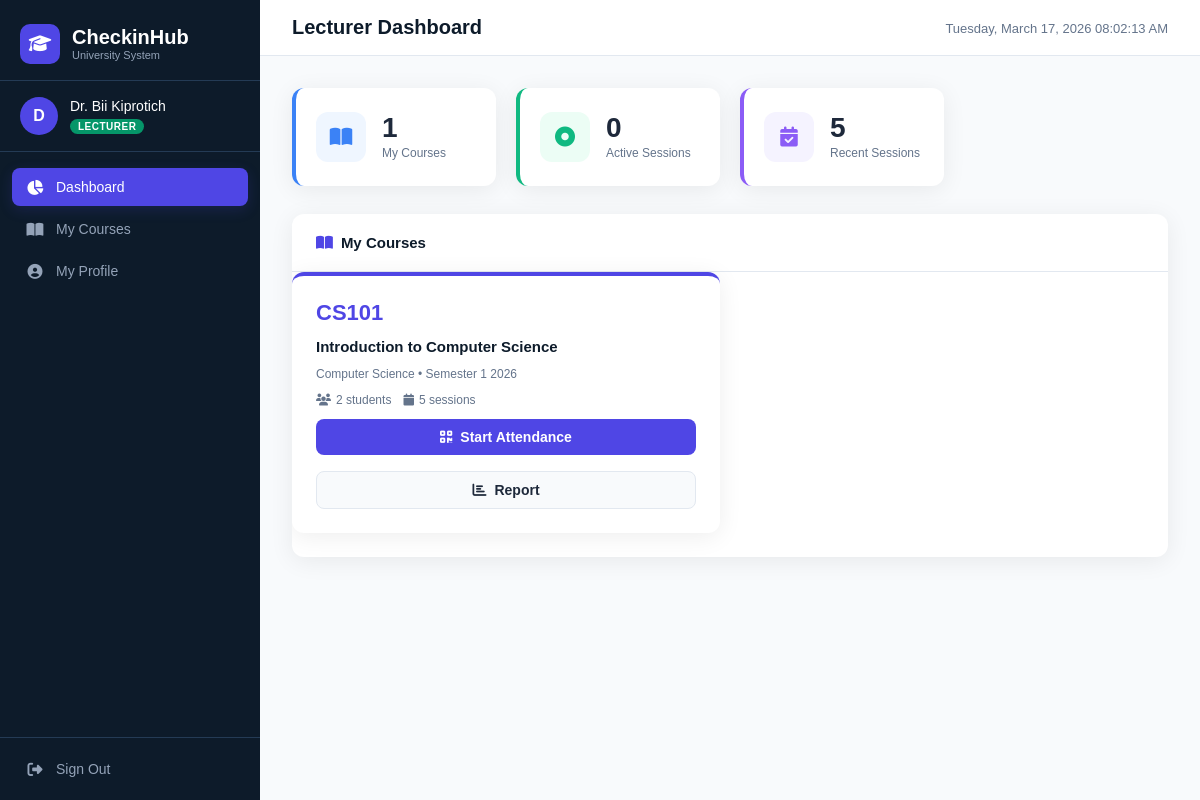
/lecturer/dashboard (signed in), run on the app's committed database.
### app/models/user_model.py (models this page shows, shortened)
class User(UserMixin, db.Model):
    __tablename__ = 'users'
    id = db.Column(db.Integer, primary_key=True)
    full_name = db.Column(db.String(150), nullable=False)
    email = db.Column(db.String(150), unique=True, nullable=False)
    student_id = db.Column(db.String(50), unique=True, nullable=True)
    password_hash = db.Column(db.String(256), nullable=False)
    role = db.Column(db.String(20), nullable=False, default='student')  # admin, lecturer, student
    is_active = db.Column(db.Boolean, default=True)
    profile_picture = db.Column(db.String(300), nullable=True)
    bio = db.Column(db.String(300), nullable=True)
    phone = db.Column(db.String(30), nullable=True)
    created_at = db.Column(db.DateTime, default=datetime.utcnow)
    enrollments = db.relationship(
        'Enrollment',
        backref='student',
        lazy='dynamic',
        cascade='all, delete-orphan',
        foreign_keys='Enrollment.student_id'
    )
    attendance_records = db.relationship(
        'AttendanceRecord',
        backref='student',
        lazy='dynamic',
        cascade='all, delete-orphan'
    )
    courses_teaching = db.relationship(
        'Course',
        backref='lecturer',
        lazy='dynamic',
        foreign_keys='Course.lecturer_id'
    )

### app/models/course_model.py (models this page shows, shortened)
class Course(db.Model):
    __tablename__ = 'courses'
    id = db.Column(db.Integer, primary_key=True)
    course_code = db.Column(db.String(20), unique=True, nullable=False)
    course_name = db.Column(db.String(200), nullable=False)
    department = db.Column(db.String(100), nullable=False)
    semester = db.Column(db.String(50), nullable=False)
    lecturer_id = db.Column(db.Integer, db.ForeignKey('users.id'), nullable=True)
    created_at = db.Column(db.DateTime, default=datetime.utcnow)
    enrollments = db.relationship(
        'Enrollment',
        backref='course',
        lazy='dynamic',
        cascade='all, delete-orphan'
    )
    sessions = db.relationship(
        'AttendanceSession',
        backref='course',
        lazy='dynamic',
        cascade='all, delete-orphan'
    )
    def get_total_sessions(self):
        return self.sessions.count()

### app/routes/lecturer_routes.py (the view)
@lecturer_bp.route('/dashboard')
@login_required
@role_required('lecturer')
def dashboard():
    courses = Course.query.filter_by(lecturer_id=current_user.id).all()
    active_sessions = AttendanceSession.query.filter_by(
        lecturer_id=current_user.id, is_active=True).all()
    recent_sessions = AttendanceSession.query.filter_by(
        lecturer_id=current_user.id).order_by(
        AttendanceSession.start_time.desc()).limit(5).all()
    return render_template('lecturer/dashboard.html',
        courses=courses, active_sessions=active_sessions, recent_sessions=recent_sessions)

### app/models/user_model.py (called while the page is built)
@login_manager.user_loader
def load_user(user_id):
    return User.query.get(int(user_id))

### app/utils/helpers.py (called while the page is built)
def role_required(*roles):
    def decorator(f):
        @wraps(f)
        def decorated_function(*args, **kwargs):
            if not current_user.is_authenticated:
                return redirect(url_for('auth.login'))
            if current_user.role not in roles:
                flash('Access denied. Insufficient permissions.', 'danger')
                return redirect(url_for('auth.login'))
            return f(*args, **kwargs)
        return decorated_function
    return decorator

### app/templates/lecturer/dashboard.html (shortened to what this page needs)
{% extends 'base.html' %}
{% block page_title %}Lecturer Dashboard{% endblock %}
{% block content %}
<div class="stats-grid">
  <div class="stat-card blue">
    <div class="stat-icon"><i class="fas fa-book-open"></i></div>
    <div class="stat-info">
      <div class="stat-value">{{ courses|length }}</div>
      <div class="stat-label">My Courses</div>
    </div>
  </div>
  <div class="stat-card green">
    <div class="stat-icon"><i class="fas fa-circle-dot"></i></div>
    <div class="stat-info">
      <div class="stat-value">{{ active_sessions|length }}</div>
      <div class="stat-label">Active Sessions</div>
    </div>
  </div>
  <div class="stat-card purple">
    <div class="stat-icon"><i class="fas fa-calendar-check"></i></div>
    <div class="stat-info">
      <div class="stat-value">{{ recent_sessions|length }}</div>
      <div class="stat-label">Recent Sessions</div>
    </div>
  </div>
</div>
<div class="section-card">
  <div class="section-header">
    <h3><i class="fas fa-book-open"></i> My Courses</h3>
  </div>
  {% if courses %}
  <div class="course-grid">
    {% for c in courses %}
    <div class="course-card">
      <div class="course-code">{{ c.course_code }}</div>
      <div class="course-name">{{ c.course_name }}</div>
      <div class="course-meta">{{ c.department }} &bull; {{ c.semester }}</div>
      <div class="course-stats">
        <span><i class="fas fa-users"></i> {{ c.enrollments.count() }} students</span>
        <span><i class="fas fa-calendar"></i> {{ c.get_total_sessions() }} sessions</span>
      </div>
      <div class="course-actions">
        <form method="POST" action="{{ url_for('lecturer.start_session', course_id=c.id) }}">
          <button type="submit" class="btn-primary full"><i class="fas fa-qrcode"></i> Start Attendance</button>
        </form>
        <a href="{{ url_for('lecturer.course_report', course_id=c.id) }}" class="btn-secondary full"><i
            class="fas fa-chart-bar"></i> Report</a>
      </div>
    </div>
    {% endfor %}
  </div>
  {% else %}
  <div class="empty-state"><i class="fas fa-book"></i>
    <p>No courses assigned to you yet. Contact admin.</p>
  </div>
  {% endif %}
</div>
{% endblock %}

### app/templates/base.html (shortened to what this page needs)
<!DOCTYPE html>
<html lang="en">
<head>
  <link rel="stylesheet" href="https://cdnjs.cloudflare.com/ajax/libs/font-awesome/6.5.0/css/all.min.css" />
  <link rel="stylesheet" href="{{ url_for('static', filename='css/main.css') }}" />
</head>
<body>
  {% if current_user.is_authenticated %}
  <div class="layout">
    <aside class="sidebar" id="sidebar">
      <div class="sidebar-header">
        <div class="logo">
          <div class="logo-icon"><i class="fas fa-graduation-cap"></i></div>
          <div>
            <div class="logo-title">CheckinHub</div>
            <div class="logo-sub">University System</div>
          </div>
        </div>
      </div>
      <div class="user-card">
        {% if current_user.profile_picture %}
      <div class="user-avatar avatar-photo">
        <img src="{{ url_for('static', filename='avatars/' + current_user.profile_picture) }}" alt="avatar" />
      </div>
      {% else %}
      <div class="user-avatar">{{ current_user.full_name[0].upper() }}</div>
      {% endif %}
        <div class="user-info">
          <div class="user-name">{{ current_user.full_name }}</div>
          <div class="user-badge {{ current_user.role }}">{{ current_user.role.capitalize() }}</div>
        </div>
      </div>
      <nav class="sidebar-nav">
        {% if current_user.role == 'admin' %}
        <a href="{{ url_for('admin.dashboard') }}" class="nav-item {% if request.endpoint == 'admin.dashboard' %}active{% endif %}"><i class="fas fa-chart-pie"></i><span>Dashboard</span></a>
        <a href="{{ url_for('admin.users') }}" class="nav-item {% if 'user' in request.endpoint %}active{% endif %}"><i class="fas fa-users"></i><span>Users</span></a>
        <a href="{{ url_for('admin.courses') }}" class="nav-item {% if 'course' in request.endpoint %}active{% endif %}"><i class="fas fa-book-open"></i><span>Courses</span></a>
        <a href="{{ url_for('admin.enrollments') }}" class="nav-item {% if 'enrollment' in request.endpoint %}active{% endif %}"><i class="fas fa-user-plus"></i><span>Enrollments</span></a>
        <a href="{{ url_for('admin.reports') }}" class="nav-item {% if 'report' in request.endpoint %}active{% endif %}"><i class="fas fa-file-alt"></i><span>Reports</span></a>
        <a href="{{ url_for('admin.profile') }}" class="nav-item {% if 'profile' in request.endpoint %}active{% endif %}"><i class="fas fa-circle-user"></i><span>My Profile</span></a>
        {% elif current_user.role == 'lecturer' %}
        <a href="{{ url_for('lecturer.dashboard') }}" class="nav-item {% if request.endpoint == 'lecturer.dashboard' %}active{% endif %}"><i class="fas fa-chart-pie"></i><span>Dashboard</span></a>
        <a href="{{ url_for('lecturer.courses') }}" class="nav-item {% if 'course' in request.endpoint %}active{% endif %}"><i class="fas fa-book-open"></i><span>My Courses</span></a>
        <a href="{{ url_for('lecturer.profile') }}" class="nav-item {% if 'profile' in request.endpoint %}active{% endif %}"><i class="fas fa-circle-user"></i><span>My Profile</span></a>
        {% endif %}
      </nav>
      <div class="sidebar-footer">
        <a href="{{ url_for('auth.logout') }}" class="nav-item logout"><i class="fas fa-right-from-bracket"></i><span>Sign Out</span></a>
      </div>
    </aside>
    <main class="main-content">
      <div class="topbar">
        <div class="page-title">{% block page_title %}Dashboard{% endblock %}</div>
        <div class="topbar-right"><span class="topbar-date" id="liveDate"></span></div>
      </div>
      <div class="content-area">{% block content %}{% endblock %}</div>
    </main>
  </div>
  {% endif %}
</body>
</html>

### data on the page
User: full_name "D", full_name "Dr. Bii Kiprotich", role "LECTURER"
Course: course_code "CS101", course_name "Introduction to Computer Science", department "Computer Science", semester "Semester 1 2026", enrollments.count "2", get_total_sessions "5"

### other printed values
{{ courses|length }} "1"
{{ active_sessions|length }} "0"
{{ recent_sessions|length }} "5"
